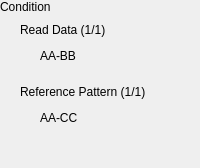
                          <widget class="QWidget" name="tab_setupTool_5_ModGuiMain">
                           <attribute name="title">
                            <string>Tab 5</string>
                           </attribute>
                           <layout class="QVBoxLayout" name="verticalLayout_23">
                            <property name="leftMargin">
                             <number>0</number>
                            </property>
                            <property name="topMargin">
                             <number>0</number>
                            </property>
                            <property name="rightMargin">
                             <number>0</number>
                            </property>
                            <property name="bottomMargin">
                             <number>0</number>
                            </property>
                            <item>
                             <layout class="QVBoxLayout" name="verticalLayout_22">
                              <item>
                               <widget class="QLabel" name="label_tab5_Condition">
                                <property name="text">
                                 <string>Condition</string>
                                </property>
                               </widget>
                              </item>
                              <item>
                               <layout class="QHBoxLayout" name="horizontalLayout_37">
                                <item>
                                 <spacer name="horizontalSpacer_37">
                                  <property name="orientation">
                                   <enum>Qt::Horizontal</enum>
                                  </property>
                                  <property name="sizeType">
                                   <enum>QSizePolicy::Fixed</enum>
                                  </property>
                                  <property name="sizeHint" stdset="0">
                                   <size>
                                    <width>20</width>
                                    <height>20</height>
                                   </size>
                                  </property>
                                 </spacer>
                                </item>
                                <item>
                                 <widget class="QLabel" name="label_tab5_ReadData">
                                  <property name="text">
                                   <string>Read Data (1/1)</string>
                                  </property>
                                 </widget>
                                </item>
                               </layout>
                              </item>
                              <item>
                               <layout class="QHBoxLayout" name="horizontalLayout_35">
                                <item>
                                 <spacer name="horizontalSpacer_35">
                                  <property name="orientation">
                                   <enum>Qt::Horizontal</enum>
                                  </property>
                                  <property name="sizeType">
                                   <enum>QSizePolicy::Fixed</enum>
                                  </property>
                                  <property name="sizeHint" stdset="0">
                                   <size>
                                    <width>40</width>
                                    <height>20</height>
                                   </size>
                                  </property>
                                 </spacer>
                                </item>
                                <item>
                                 <widget class="QLabel" name="label_tab5_showDataRead">
                                  <property name="text">
                                   <string>AA-BB</string>
                                  </property>
                                 </widget>
                                </item>
                               </layout>
                              </item>
                              <item>
                               <spacer name="verticalSpacer_6">
                                <property name="orientation">
                                 <enum>Qt::Vertical</enum>
                                </property>
                                <property name="sizeType">
                                 <enum>QSizePolicy::Fixed</enum>
                                </property>
                                <property name="sizeHint" stdset="0">
                                 <size>
                                  <width>20</width>
                                  <height>10</height>
                                 </size>
                                </property>
                               </spacer>
                              </item>
                              <item>
                               <layout class="QHBoxLayout" name="horizontalLayout_38">
                                <item>
                                 <spacer name="horizontalSpacer_38">
                                  <property name="orientation">
                                   <enum>Qt::Horizontal</enum>
                                  </property>
                                  <property name="sizeType">
                                   <enum>QSizePolicy::Fixed</enum>
                                  </property>
                                  <property name="sizeHint" stdset="0">
                                   <size>
                                    <width>20</width>
                                    <height>20</height>
                                   </size>
                                  </property>
                                 </spacer>
                                </item>
                                <item>
                                 <widget class="QLabel" name="label_tab5_ReferenPattern">
                                  <property name="text">
                                   <string>Reference Pattern (1/1)</string>
                                  </property>
                                 </widget>
                                </item>
                               </layout>
                              </item>
                              <item>
                               <layout class="QHBoxLayout" name="horizontalLayout_36">
                                <item>
                                 <spacer name="horizontalSpacer_36">
                                  <property name="orientation">
                                   <enum>Qt::Horizontal</enum>
                                  </property>
                                  <property name="sizeType">
                                   <enum>QSizePolicy::Fixed</enum>
                                  </property>
                                  <property name="sizeHint" stdset="0">
                                   <size>
                                    <width>40</width>
                                    <height>20</height>
                                   </size>
                                  </property>
                                 </spacer>
                                </item>
                                <item>
                                 <widget class="QLabel" name="label_tab5_showReferenPattern">
                                  <property name="text">
                                   <string>AA-CC</string>
                                  </property>
                                 </widget>
                                </item>
                               </layout>
                              </item>
                              <item>
                               <spacer name="verticalSpacer_5">
                                <property name="orientation">
                                 <enum>Qt::Vertical</enum>
                                </property>
                                <property name="sizeHint" stdset="0">
                                 <size>
                                  <width>20</width>
                                  <height>40</height>
                                 </size>
                                </property>
                               </spacer>
                              </item>
                             </layout>
                            </item>
                           </layout>
                          </widget>
